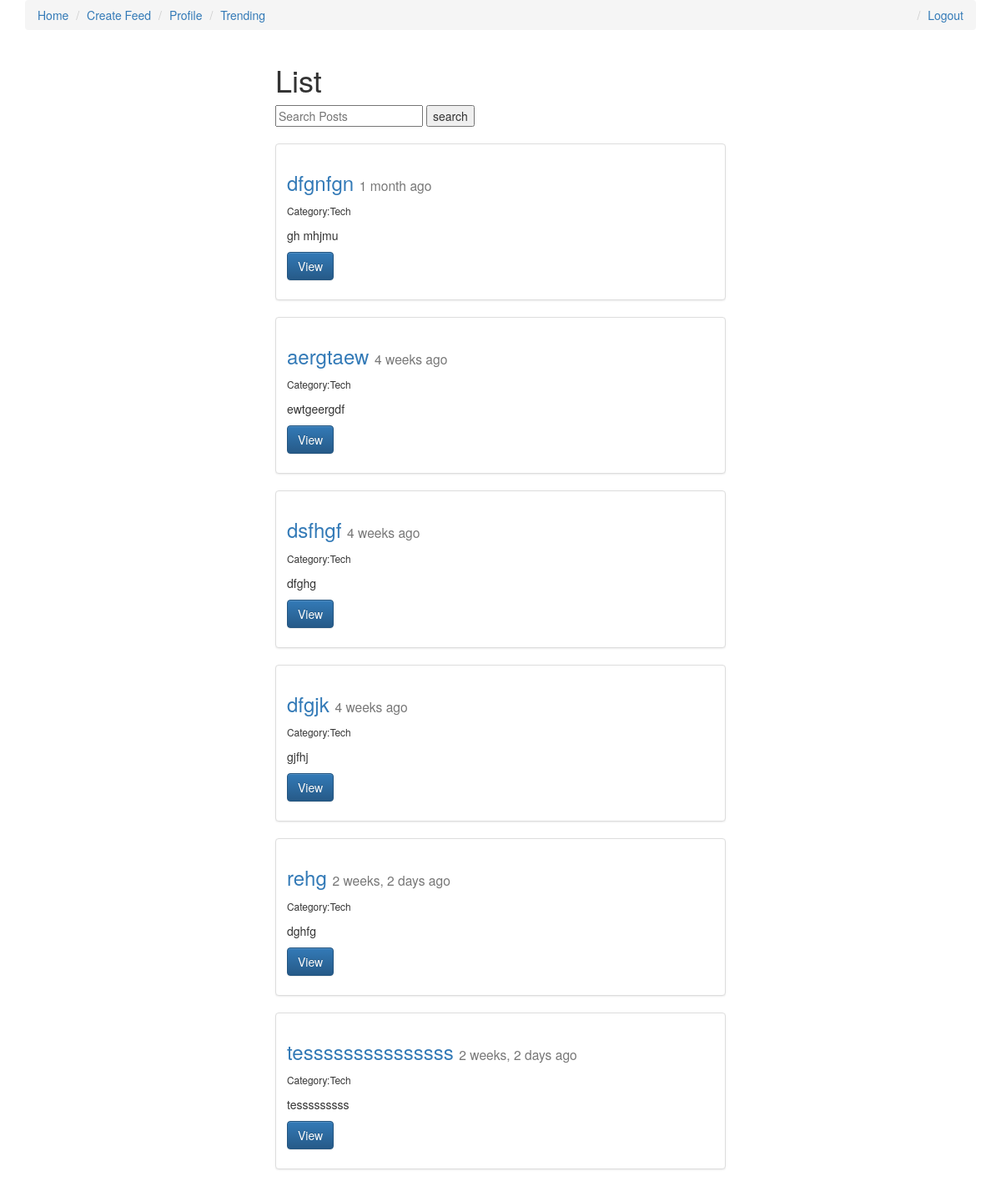
Before: /popular/ (signed in) with the older database file.
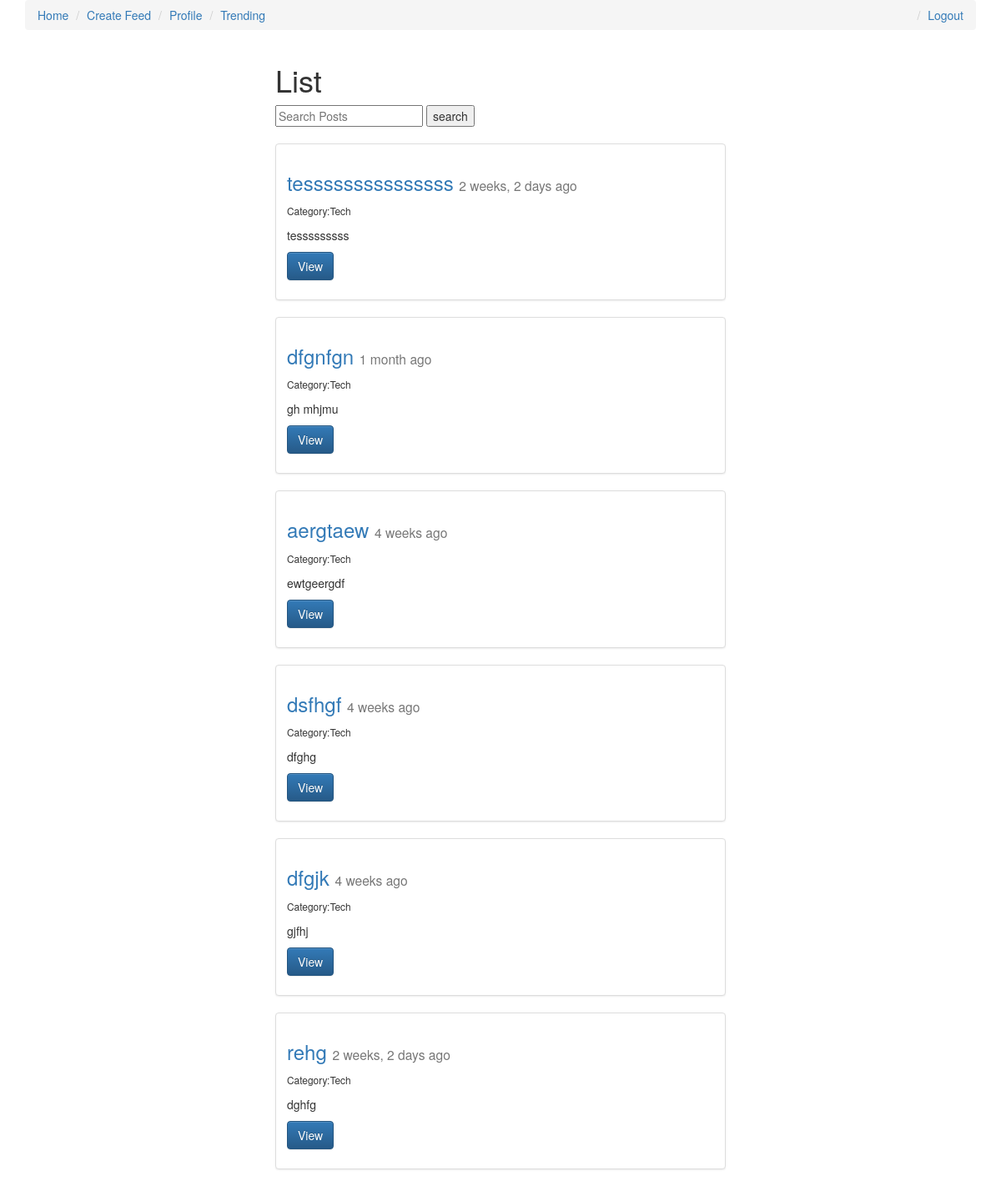
After: the same page with the newer database file.
### posts/models.py (models this page shows, shortened)
class Post(models.Model):
    CATEGORY_CHOICES = (
        ('Tech', 'Tech'),
        ('Sports', 'Sports'),
        ('Fashion', 'Fashion'),
        ('Food', 'Food'),
    )
    user = models.ForeignKey(settings.AUTH_USER_MODEL,default=1,on_delete=models.CASCADE)
    title = models.CharField(max_length=120)
    image = models.ImageField(upload_to=upload_location,
        null=True,
        blank=True,
        width_field="width_field",
        height_field="height_field")
    height_field = models.IntegerField(default=0)
    width_field = models.IntegerField(default=0)
    category = models.CharField(max_length=128,choices=CATEGORY_CHOICES)
    content = models.TextField()
    updated = models.DateTimeField(auto_now=True, auto_now_add=False)
    timestamp = models.DateTimeField(auto_now=False, auto_now_add=True)
    likes = models.ManyToManyField(settings.AUTH_USER_MODEL,blank=True,related_name='post_likes')
    def get_absolute_url(self):
        return "/%s/" %(self.id)

### posts/views.py (the view)
# urls.py: path('popular/', views.post_popular,name='post_popular'),
def post_popular(request):
    if request.user.is_authenticated:
        username = request.user.username
        obj = UsersCategories.objects.filter(user=username)
        queryset1 = Post.objects.none()
        for i in obj:
            queryset2 = Post.objects.filter(category=i.category)
            queryset1 = (queryset1 | queryset2)
        query = request.GET.get("q")
        if query:
            queryset1=queryset1.filter(
                Q(title__icontains=query)|
                Q(content__icontains=query)
            ).distinct()
        context = {
            "object_list": queryset1.annotate(like_count=Count('likes')).order_by('-like_count'),
            "title": "List"
        }
        return render(request, "post_list.html", context)
    else:
        return redirect("login/")

### templates/post_list.html (shortened to what this page needs)
{% extends "base.html" %}
{% block content %}
<div class='col-sm-6 col-sm-offset-3'>
    <h1>{{ title }}</h1>
<form method="get" action="">
    <input type="text" name="q" placeholder="Search Posts" value="{{ request.GET.q }}"/>
    <input type="submit" value="search"/>
</form>
<br/>
{% for obj in object_list %}
<div class="row">
  <div class="col-sm-12">
    <div class="thumbnail">
      <div class="caption">
        <h3><a href='{{ obj.get_absolute_url }}'>{{ obj.title }}</a> <small>{{ obj.timestamp|timesince }} ago</small> </h3>
        <p><small>Category:{{ obj.category }} </small></p>
        <p>{{ obj.content|linebreaks|truncatechars:120 }}</p>
        <p><a href="{{ obj.get_absolute_url }}" class="btn btn-primary" role="button">View</a></p>
      </div></div></div><hr/></div>
{% endfor %}
</div>
{% endblock content %}

Changed rows visible on the page:
changed Post "tesssssssssssssss": moves up the list
